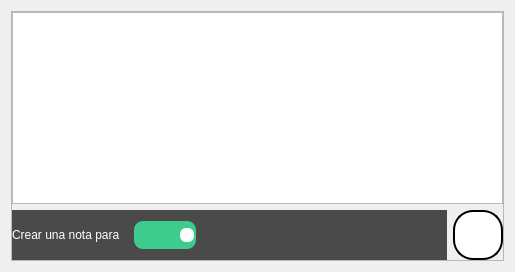
      <widget class="QWidget" name="page_3">
       <layout class="QGridLayout" name="gridLayout_5">
        <item row="1" column="1">
         <widget class="QFrame" name="frame_10">
          <property name="frameShape">
           <enum>QFrame::StyledPanel</enum>
          </property>
          <property name="frameShadow">
           <enum>QFrame::Raised</enum>
          </property>
          <layout class="QGridLayout" name="gridLayout_9">
           <property name="leftMargin">
            <number>0</number>
           </property>
           <property name="topMargin">
            <number>0</number>
           </property>
           <property name="rightMargin">
            <number>0</number>
           </property>
           <property name="bottomMargin">
            <number>0</number>
           </property>
           <item row="0" column="0" colspan="2">
            <widget class="QPlainTextEdit" name="plainTextEdit">
             <property name="styleSheet">
              <string notr="true">*{
color:white;
	font: 20pt &quot;Ubuntu&quot;;

}</string>
             </property>
            </widget>
           </item>
           <item row="1" column="1">
            <widget class="QPushButton" name="pushButton_10">
             <property name="minimumSize">
              <size>
               <width>50</width>
               <height>50</height>
              </size>
             </property>
             <property name="maximumSize">
              <size>
               <width>50</width>
               <height>50</height>
              </size>
             </property>
             <property name="styleSheet">
              <string notr="true">
*{
background:white;
border:2px solid;
border-radius:20px;
color:black;
}</string>
             </property>
             <property name="text">
              <string/>
             </property>
             <property name="icon">
              <iconset resource="source/AA.qrc">
               <normaloff>:/imagenes/disquete.png</normaloff>:/imagenes/disquete.png</iconset>
             </property>
             <property name="iconSize">
              <size>
               <width>30</width>
               <height>30</height>
              </size>
             </property>
            </widget>
           </item>
           <item row="1" column="0">
            <widget class="QFrame" name="frame_2">
             <property name="styleSheet">
              <string notr="true">
QFrame{
background:#4A4A4A;

 border-top-left-radius: 0px;
 border-top-right-radius: 0px;
}</string>
             </property>
             <property name="frameShape">
              <enum>QFrame::NoFrame</enum>
             </property>
             <property name="frameShadow">
              <enum>QFrame::Plain</enum>
             </property>
             <layout class="QHBoxLayout" name="horizontalLayout_5" stretch="0,0,0">
              <property name="spacing">
               <number>10</number>
              </property>
              <property name="leftMargin">
               <number>0</number>
              </property>
              <property name="topMargin">
               <number>0</number>
              </property>
              <property name="rightMargin">
               <number>0</number>
              </property>
              <property name="bottomMargin">
               <number>0</number>
              </property>
              <item>
               <widget class="QLabel" name="label_22">
                <property name="maximumSize">
                 <size>
                  <width>160</width>
                  <height>16777215</height>
                 </size>
                </property>
                <property name="styleSheet">
                 <string notr="true">*{
color:white;
}</string>
                </property>
                <property name="text">
                 <string>Crear una nota para </string>
                </property>
               </widget>
              </item>
              <item>
               <widget class="QComboBox" name="comboBox_3">
                <property name="maximumSize">
                 <size>
                  <width>250</width>
                  <height>30</height>
                 </size>
                </property>
                <property name="styleSheet">
                 <string notr="true">QComboBox::drop-down 
{
    border: 0px;
}
QComboBox{
border:2px solid transparent;
background:#3DCC8E;
color:white;
border-radius:10px;

}


QComboBox::down-arrow{
	background:white;
    width: 14px;
    height: 14px;
border-radius:6;
}</string>
                </property>
                <property name="iconSize">
                 <size>
                  <width>300</width>
                  <height>30</height>
                 </size>
                </property>
               </widget>
              </item>
              <item>
               <spacer name="horizontalSpacer_5">
                <property name="orientation">
                 <enum>Qt::Horizontal</enum>
                </property>
                <property name="sizeType">
                 <enum>QSizePolicy::Fixed</enum>
                </property>
                <property name="sizeHint" stdset="0">
                 <size>
                  <width>250</width>
                  <height>20</height>
                 </size>
                </property>
               </spacer>
              </item>
             </layout>
            </widget>
           </item>
          </layout>
         </widget>
        </item>
       </layout>
      </widget>
